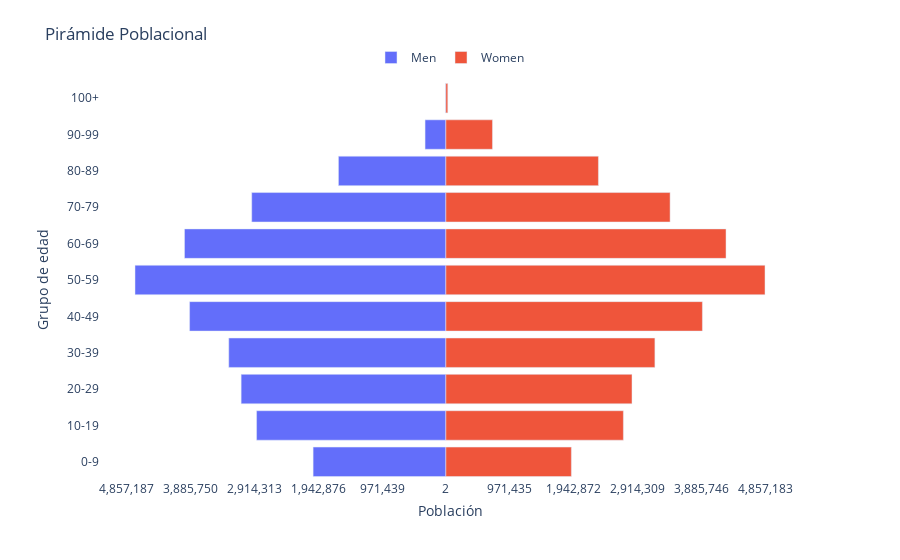

Source (notebook cell):
### Code cell
bar_config = {
    'hoverinfo': 'x+y',
    'hovertemplate': '%{x:,.0f}<extra>%{y}</extra>'
}

# Crear la figura
fig = go.Figure()

# Agregar las barras para los hombres (usamos valores absolutos para mostrar)
fig.add_trace(go.Bar(
    y=df_piramide['age_group'],
    x=-abs(df_piramide['men']),  # Mantenemos el negativo para posición pero usamos abs
    **bar_config,
    orientation='h',
    name='Men',
    #marker=dict(color='blue')
))

# Agregar las barras para las mujeres
fig.add_trace(go.Bar(
    y=df_piramide['age_group'],
    x=df_piramide['women'],
    **bar_config,
    orientation='h',
    name='Women',
    #marker=dict(color='pink')
))

# Configurar el diseño de la figura
max_value = max(abs(df_piramide['men']).max(), df_piramide['women'].max())
tick_step = max(max_value // 5, 1)  # Asegurar que el paso sea al menos 1

fig.update_layout(
    title='Pirámide Poblacional',
    yaxis_title='Grupo de edad',
    barmode='overlay',
    bargap=0.1,
    bargroupgap=0.1,
    yaxis=dict(
        tickmode='array',
        tickvals=np.arange(len(df_piramide['age_group'])),
        ticktext=df_piramide['age_group'],
        autorange='reversed'
    ),
    xaxis=dict(
        title='Población',
        tickvals=np.arange(-max_value, max_value + tick_step, tick_step),
        ticktext=[f'{abs(x):,}' for x in np.arange(-max_value, max_value + tick_step, tick_step)],
        title_standoff=10
    ),
    plot_bgcolor='white',
    hovermode='y unified',
    legend=dict(
        orientation='h',
        yanchor='bottom',
        y=1.02,
        xanchor='center',
        x=0.5
    ),
    margin=dict(l=100, r=100, t=80, b=80), 
)

fig.update_yaxes(autorange=True)

fig.show()

### Figure 1 — Plotly figure (JSON) as saved in the notebook; plotly's stock layout.template omitted (floating-point values rounded to 4 significant figures)
{"data": [{"hoverinfo": "x+y", "hovertemplate": "%{x:,.0f}<extra>%{y}</extra>", "name": "Men", "orientation": "h", "type": "bar", "x": [-2020762, -2881302, -3116150, -3304452, -3900875, -4731610, -3978379, -2954980, -1635173, -316786, -6259], "y": ["0-9", "10-19", "20-29", "30-39", "40-49", "50-59", "60-69", "70-79", "80-89", "90-99", "100+"]}, {"hoverinfo": "x+y", "hovertemplate": "%{x:,.0f}<extra>%{y}</extra>", "name": "Women", "orientation": "h", "type": "bar", "x": [1909999, 2701875, 2832834, 3181479, 3904334, 4857187, 4263882, 3412821, 2321886, 709414, 28791], "y": ["0-9", "10-19", "20-29", "30-39", "40-49", "50-59", "60-69", "70-79", "80-89", "90-99", "100+"]}], "layout": {"bargap": 0.1, "bargroupgap": 0.1, "barmode": "overlay", "hovermode": "y unified", "legend": {"orientation": "h", "x": 0.5, "xanchor": "center", "y": 1.02, "yanchor": "bottom"}, "margin": {"b": 80, "l": 100, "r": 100, "t": 80}, "plot_bgcolor": "white", "title": {"text": "Pirámide Poblacional"}, "xaxis": {"ticktext": ["4,857,187", "3,885,750", "2,914,313", "1,942,876", "971,439", "2", "971,435", "1,942,872", "2,914,309", "3,885,746", "4,857,183", "5,828,620"], "tickvals": [-4857187, -3885750, -2914313, -1942876, -971439, -2, 971435, 1942872, 2914309, 3885746, 4857183, 5828620], "title": {"standoff": 10, "text": "Población"}}, "yaxis": {"autorange": true, "tickmode": "array", "ticktext": ["0-9", "10-19", "20-29", "30-39", "40-49", "50-59", "60-69", "70-79", "80-89", "90-99", "100+"], "tickvals": [0, 1, 2, 3, 4, 5, 6, 7, 8, 9, 10], "title": {"text": "Grupo de edad"}}}}
